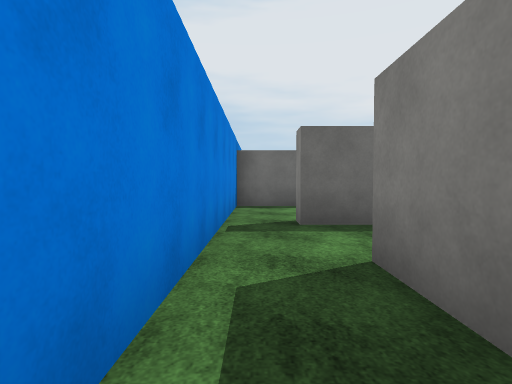
view 1 (above)

24 first-person views from a walk through a scene from a Unity 3-D project. The camera is 1.3 m above the floor, tilts 2° down and sees 80° across. The floor is counted in squares, 2 m on a side. Each view is taken from the middle of a square. On the plan, view 1 faces up. The plan holds only what a view shows up to about 10 squares ahead; the rest is blank. The place goes on beyond the plan. The player character is not drawn. Surface patterns are stand-ins for the level's own textures.

view 2
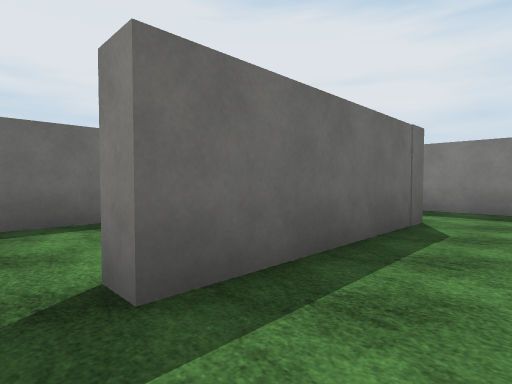

view 3
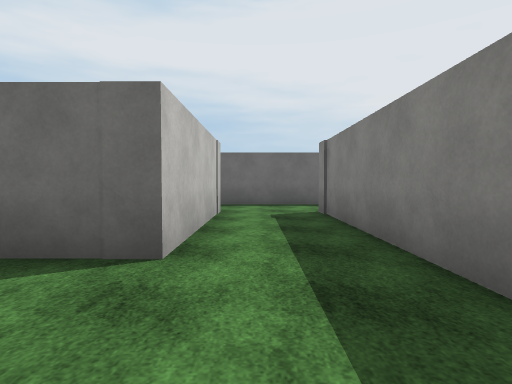

view 4
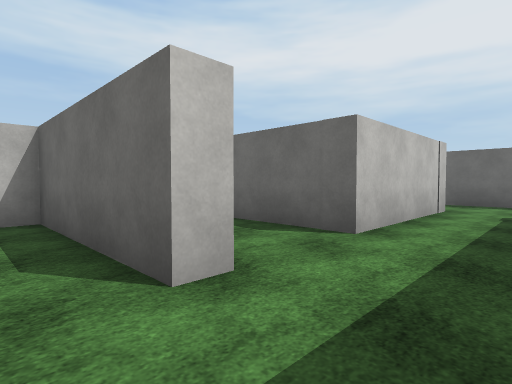

view 5
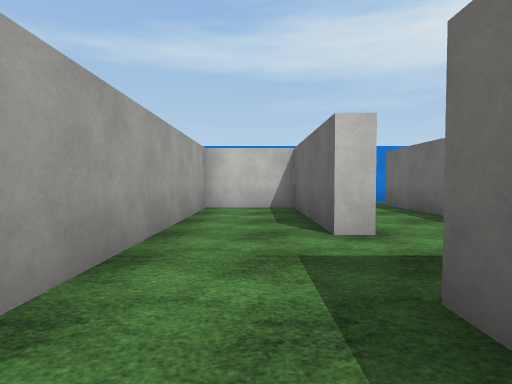

view 6
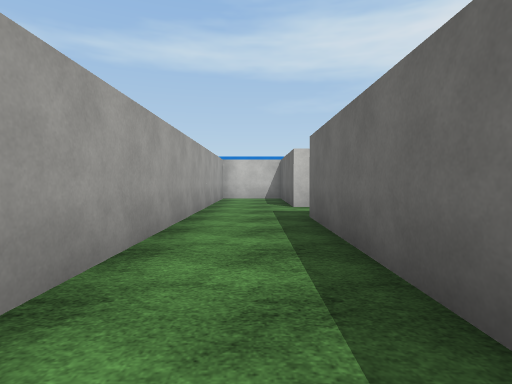

view 7
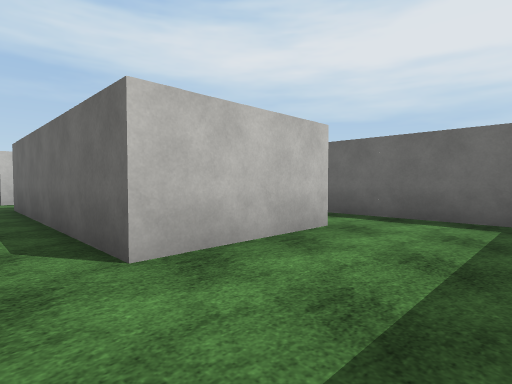

view 8
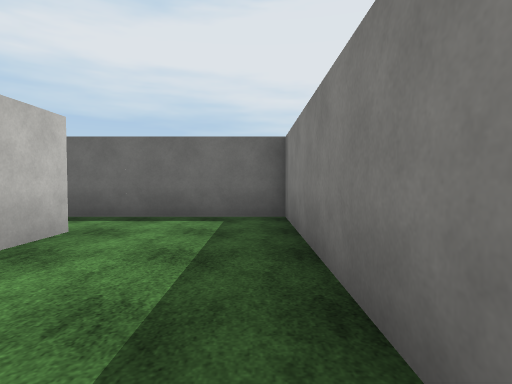

view 9
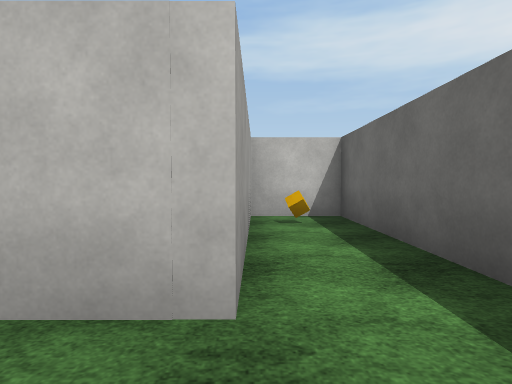

view 10
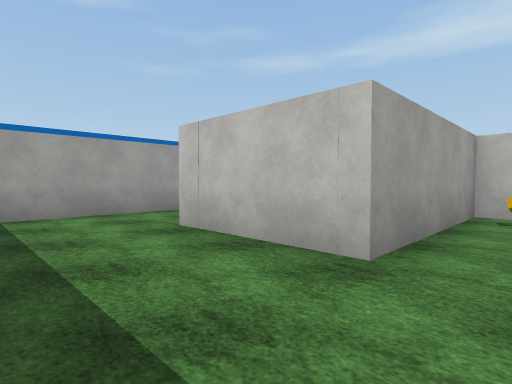

view 11
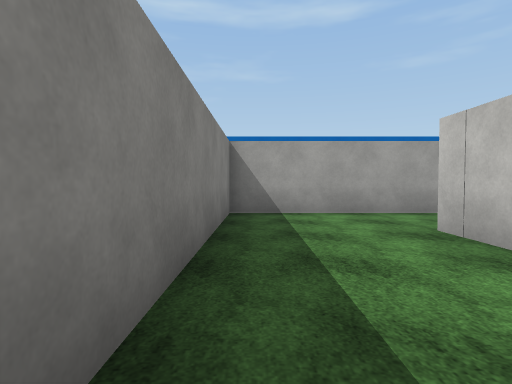

view 12
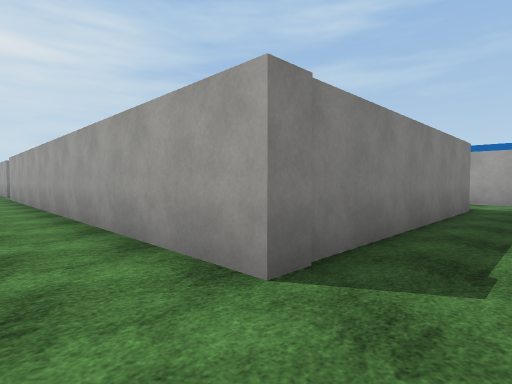

view 13
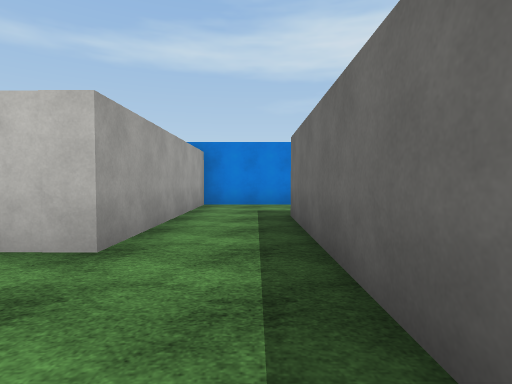

view 14
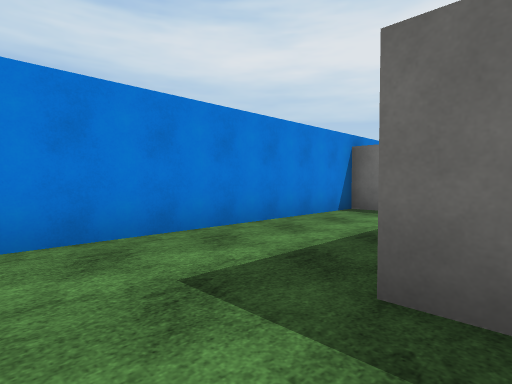

view 15
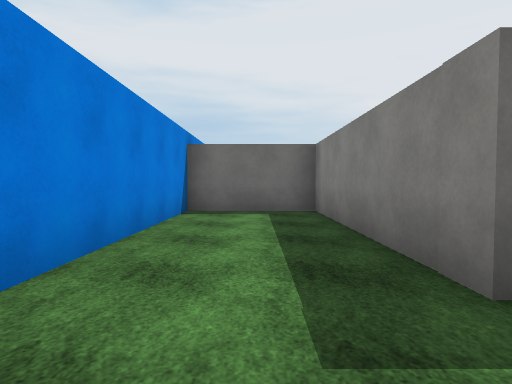

view 16
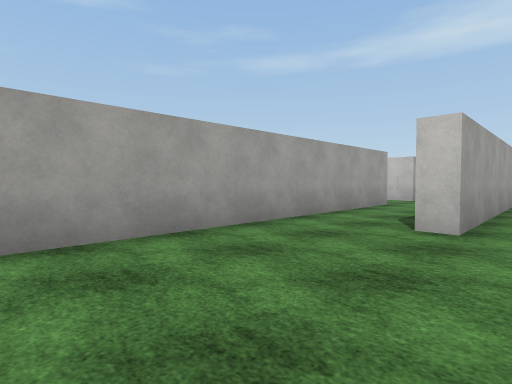

view 17
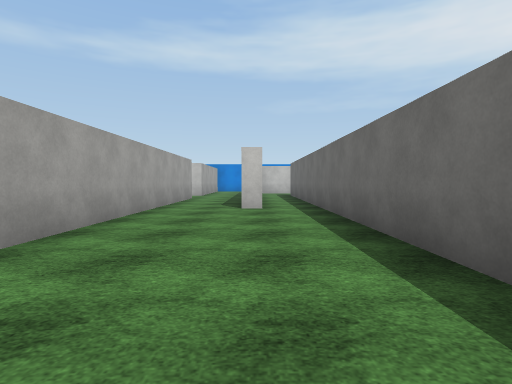

view 18
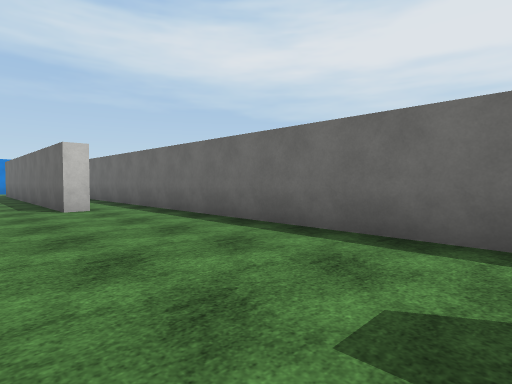

view 19
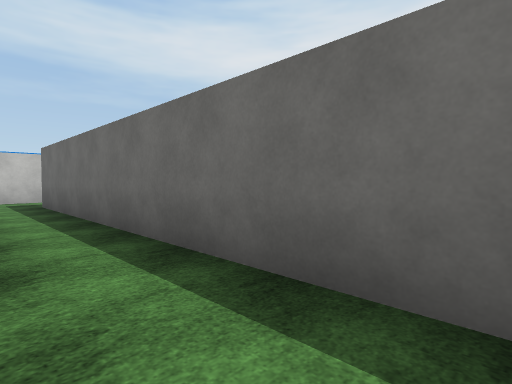

view 20
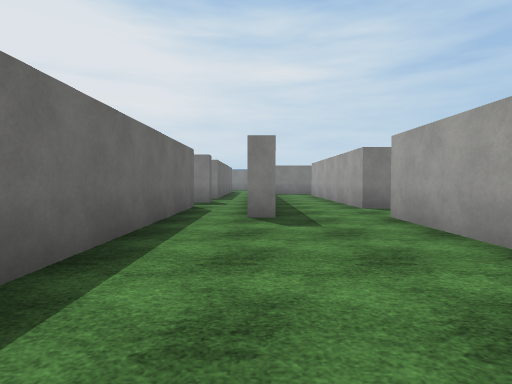

view 21
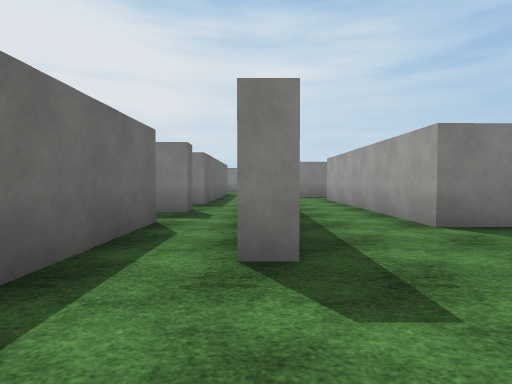

view 22
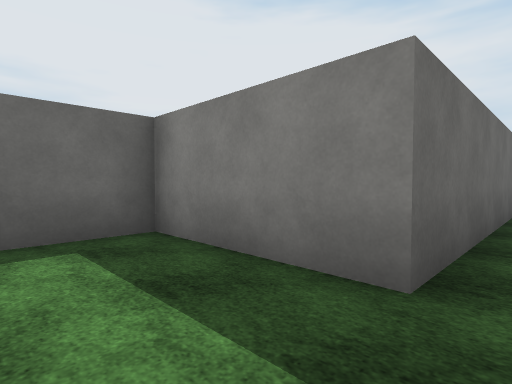

view 23
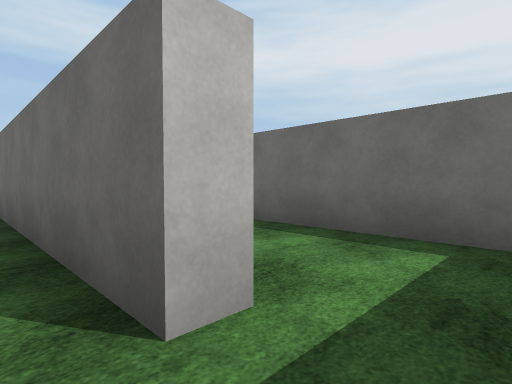

view 24
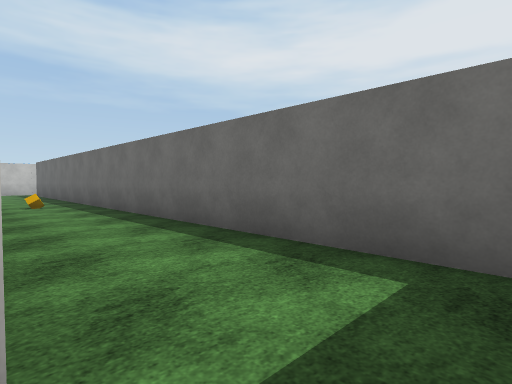

### Floor plan
Points are (right, up) in squares from view 1. A wall is a line through its corners. A room is listed if a view was taken in it or the views show most of it. See-through windows are left out.
Room 1 (views 1, 2, 3, 12, 13, 14, 15, 16, 17, 18, 19, 20, 21)
walls: (11.7, 11.2) (11.7, 10.7) (2.3, 10.7) (2.3, 15.7) (-0.5, 15.7) (-0.5, 8.6) (5.2, 8.6) (5.2, 4.5) (0.7, 4.5); (19.4, 10.6) (19.4, 11.2); (7.4, 2) (7.4, 8.6) (19.6, 8.6); (5.2, 2.5) (5.2, 2); (21.3, 7.2) (21.3, 8.6) (27, 8.6); (21.9, 12.6) (11.4, 12.6); (-0.5, 4.5) (-0.5, 0.5); (0.9, 1) (0.9, 2.5)
ways out: opening at (6.5, 2) to room 2; opening at (11, 12) to room 3; opening at (20.5, 12) to room 4; opening at (0, 5)
Room 2 (views 4, 5, 6, 7, 8, 9, 10, 11)
walls: (5.2, 2) (1.4, 2) (1.4, -0.2) (16.5, -0.2) (16.5, 6.6) (9.3, 6.6) (9.3, 4.9) (13.6, 4.9) (13.6, 2) (7.4, 2)
ways out: opening at (6.5, 2) to room 1
objects: cube (10, 6)
Room 3 (view 22)
walls: (6.2, 11.2) (11.7, 11.2); (2.8, 13) (2.8, 11.9); (11.4, 12.6) (4.9, 12.6) (4.9, 15.7) (3.2, 15.7)
ways out: opening at (11, 12) to room 1
Room 4 (view 23)
walls: (23.9, 12.4) (23.4, 12.4)
ways out: opening at (20.5, 12) to room 1; opening at (22.5, 13) to room 5; opening at (24, 12)
Room 5 (view 24)
walls: (21.9, 13.1) (21.9, 12.6); (22.9, 15.7) (11.5, 15.7); (23.4, 12.4) (23.4, 13.1)
ways out: opening at (22.5, 13) to room 4
objects: cube (14, 14)

Where each view was taken, in squares from view 1:
view 1: 0 up, 0 right, facing up
view 2: 3 up, 0 right, facing up-right
view 3: 2 up, 6 right, facing up
view 4: 1 up, 7 right, facing up-left
view 5: 1 up, 9 right, facing left
view 6: 1 up, 13 right, facing left
view 7: 1 up, 16 right, facing up-left
view 8: 1 up, 16 right, facing up
view 9: 5 up, 15 right, facing left
view 10: 6 up, 16 right, facing down-left
view 11: 6 up, 16 right, facing down
view 12: 10 up, 6 right, facing down-right
view 13: 10 up, 8 right, facing left
view 14: 9 up, 3 right, facing up-left
view 15: 9 up, 1 right, facing up
view 16: 12 up, 16 right, facing down-left
view 17: 11 up, 19 right, facing left
view 18: 9 up, 19 right, facing up-left
view 19: 11 up, 14 right, facing up-left
view 20: 11 up, 14 right, facing right
view 21: 11 up, 17 right, facing right
view 22: 12 up, 3 right, facing up-right
view 23: 12 up, 23 right, facing up-left
view 24: 13 up, 23 right, facing up-left
